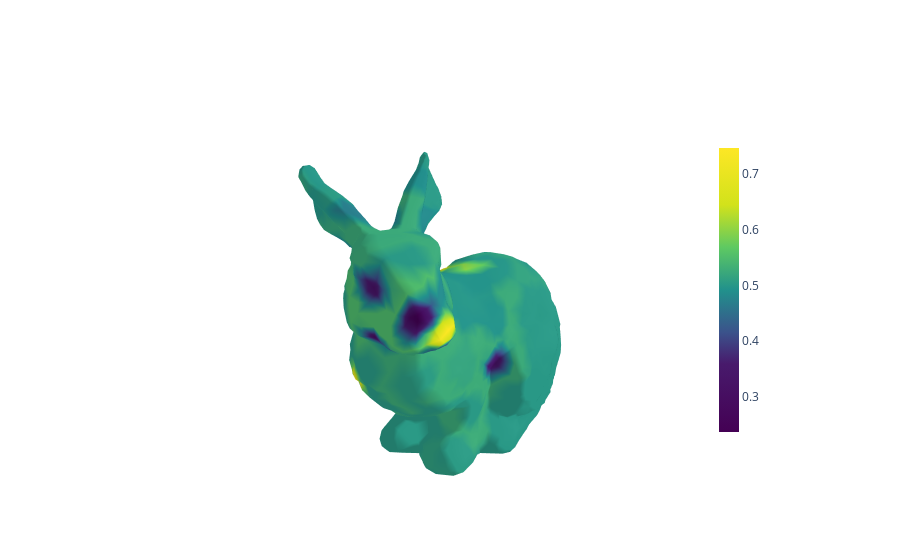

Source (notebook cell):
### Markdown cell above
Filtered Scalar Fields - after filtering both persistent 0- and 1-homology below the threshold eps=0.2

### Code cell
plot_mesh(V, F, Function_01, cmin, cmax)

### Figure 1 — Plotly figure (JSON) as saved in the notebook; plotly's stock layout.template omitted (floating-point values rounded to 4 significant figures; data arrays with more than 128 entries replaced by an {"elided": "..."} marker saying what was removed)
{"data": [{"cmax": 0.7468, "cmin": 0.2368, "colorbar": {"len": 0.8, "thickness": 20, "x": 0.85}, "colorscale": [[0, "#440154"], [0.24, "#481a6c"], [0.35, "#3b528b"], [0.5, "#21918c"], [0.65, "#5ec962"], [0.8, "#d2e21b"], [1, "#fde725"]], "i": {"elided": "3998 str values"}, "intensity": {"elided": "2002 float values"}, "j": {"elided": "3998 str values"}, "k": {"elided": "3998 str values"}, "name": "y", "showscale": true, "type": "mesh3d", "x": {"elided": "2002 float values"}, "y": {"elided": "2002 float values"}, "z": {"elided": "2002 float values"}}], "layout": {"scene": {"camera": {"eye": {"x": -1.17, "y": -1.17, "z": 0.585}}, "xaxis": {"showgrid": false, "showticklabels": false, "title": {"text": ""}, "visible": false}, "yaxis": {"showgrid": false, "showticklabels": false, "title": {"text": ""}, "visible": false}, "zaxis": {"showgrid": false, "showticklabels": false, "title": {"text": ""}, "visible": false}}}}
